Frame 1 (no input): blank canvas, image omitted
Frame 60 (the mouse pressed at the canvas centre just before this capture): blank canvas, image omitted
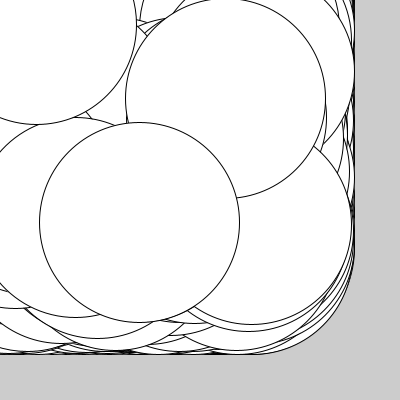
Frame 120 (the mouse held since frame 60 and released just before this capture)

The Processing sketch whose frames 1 and 60 were blank and that drew this single picture after the mouse press (run headless with seeded random() and noise(); from frame 60 on, the mouse is pressed at the canvas centre):

// Processing sketch: while2
// ── while2.pde
public void setup()
{
  size(400,400);
}

public void draw()
{
  int i=0;
  while(i < width)
  {
    ellipse(random(255),random(255),mouseX,mouseY);
    i++;
  }
}
